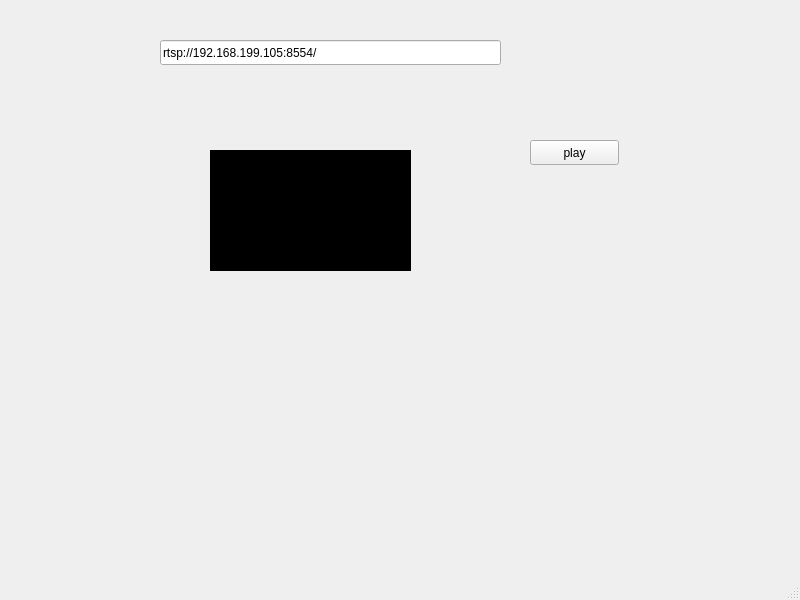
<?xml version="1.0" encoding="UTF-8"?>
<ui version="4.0">
 <class>PlayerWin</class>
 <widget class="QMainWindow" name="PlayerWin">
  <property name="geometry">
   <rect>
    <x>0</x>
    <y>0</y>
    <width>800</width>
    <height>600</height>
   </rect>
  </property>
  <property name="windowTitle">
   <string>MainWindow</string>
  </property>
  <widget class="QWidget" name="centralwidget">
   <widget class="QWidget" name="widget" native="true">
    <property name="geometry">
     <rect>
      <x>210</x>
      <y>150</y>
      <width>201</width>
      <height>121</height>
     </rect>
    </property>
    <property name="styleSheet">
     <string notr="true">background-color: rgb(0, 0, 0);</string>
    </property>
   </widget>
   <widget class="QPushButton" name="pushButton">
    <property name="geometry">
     <rect>
      <x>530</x>
      <y>140</y>
      <width>89</width>
      <height>25</height>
     </rect>
    </property>
    <property name="text">
     <string>play</string>
    </property>
   </widget>
   <widget class="QLineEdit" name="lineEdit">
    <property name="geometry">
     <rect>
      <x>160</x>
      <y>40</y>
      <width>341</width>
      <height>25</height>
     </rect>
    </property>
    <property name="text">
     <string>rtsp://192.168.199.105:8554/</string>
    </property>
   </widget>
  </widget>
  <widget class="QMenuBar" name="menubar">
   <property name="geometry">
    <rect>
     <x>0</x>
     <y>0</y>
     <width>800</width>
     <height>28</height>
    </rect>
   </property>
  </widget>
  <widget class="QStatusBar" name="statusbar"/>
 </widget>
 <resources/>
 <connections/>
</ui>
